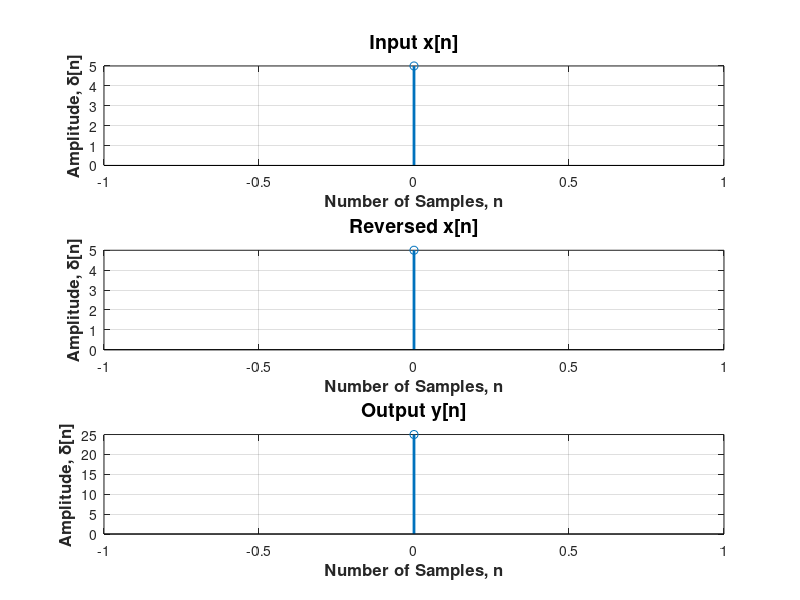

The MATLAB source for this figure:
clc;
clear all;
close all;
x = input("Enter the input sequence x[n]: ");
xrev = fliplr(x);
xlen = length(x);
ylen = xlen + xlen -1;
for i = 1:xlen
    for j = 1:xlen
        y(i,i+j-1) = x(i).*xrev(j);
    end
end
y = sum(y);
%y = conv(x, h);

subplot(3, 1, 1);
stem((0:xlen-1),x,'linewidth',2);
xlabel('Number of Samples, n','fontsize',12,'fontweight','bold');
ylabel('Amplitude, \delta[n]','fontsize', 12,'fontweight', 'bold');
title('Input x[n]', 'fontsize', 14);
grid on;
hold on;

subplot(3,1,2);
stem((0:xlen-1),xrev,'linewidth',2);
xlabel('Number of Samples, n','fontsize',12,'fontweight','bold');
ylabel('Amplitude, \delta[n]','fontsize', 12,'fontweight', 'bold');
title('Reversed x[n]', 'fontsize', 14);
grid on;
hold on;

subplot(3, 1, 3);
stem((0:ylen-1),y,'linewidth',2);
xlabel('Number of Samples, n','fontsize',12,'fontweight','bold');
ylabel('Amplitude, \delta[n]','fontsize', 12,'fontweight', 'bold');
title('Output y[n]', 'fontsize', 14);
grid on;
hold on;
